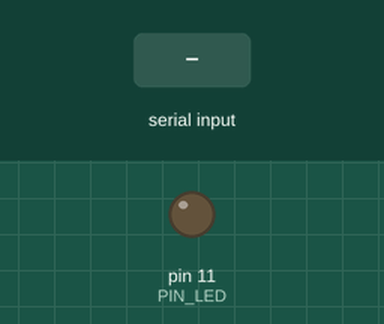
Bench run of a sketch on a simulated Arduino Uno, built with avr-gcc and run on an emulated ATmega328P. Shown: output pins drawn as LEDs (lit = HIGH). The inputs (shaded band) are chosen by the test bench.

Above: at 1.2 s.
1.3 s: "a" received over the second serial link
At 1.7 s:
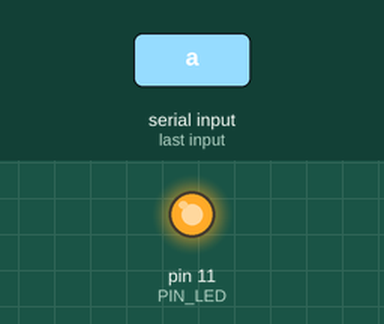
2.8 s: "b" received over the second serial link
At 4.0 s:
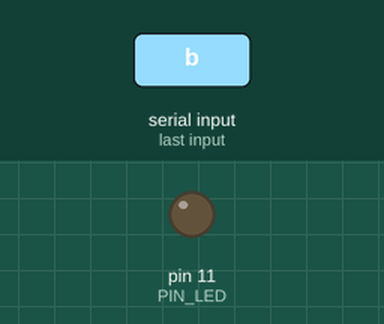
Timing chart, 0 to 5.8 s (numbered marks = the images above; inputs shaded):
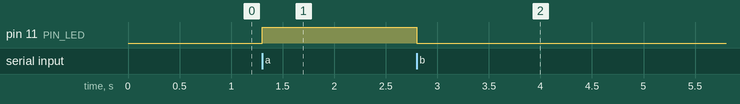

Measured:
- after the input at 1.3 s, pin 11 (PIN_LED): LOW → HIGH at once
- after the input at 2.8 s, pin 11 (PIN_LED): HIGH → LOW at once

The sketch:

f02_bluetooth_ctrl.ino
```cpp
#include <SoftwareSerial.h>

SoftwareSerial BT(A4, A5);
int PIN_LED = 11;

void setup() {
  BT.begin(9600);
  pinMode(PIN_LED, OUTPUT);
}

void loop() {
  if (BT.available()) {
    char cmd = BT.read(); // char -> character 문자 타입
    /**
     * a 문자가 올 때: 파란색 불 ON
     * b 문자가 올 때: 파란색 불 OFF
     */
    if (cmd == 'a') {
      digitalWrite(PIN_LED, HIGH);
    } else if (cmd == 'b') {
      digitalWrite(PIN_LED, LOW);
    }
  }
}
```
